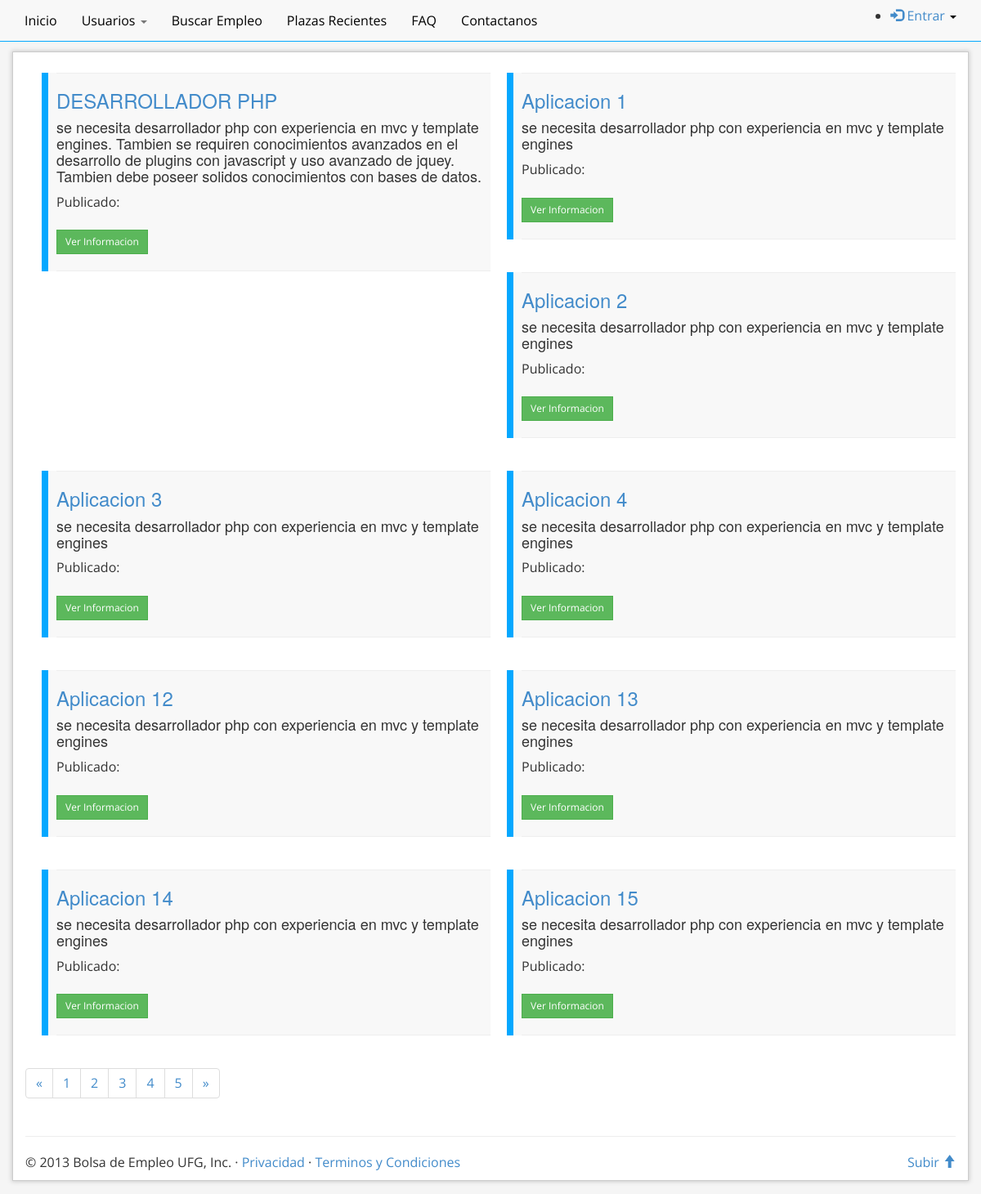
Page /Plazas.php on the committed database.
### tables this page shows
CREATE TABLE `ofertas` (
  `cod_oferta` int(20) NOT NULL AUTO_INCREMENT,
  `cod_em` int(20) DEFAULT NULL,
  `titulo_of` varchar(120) DEFAULT NULL,
  `descripcion_of` varchar(250) DEFAULT NULL,
  `area_of` int(11) DEFAULT NULL,
  `cargo_of` varchar(20) DEFAULT NULL,
  `vacantes_of` int(11) DEFAULT NULL,
  `contratacion_of` varchar(20) DEFAULT NULL,
  `anoexp_ofetas` int(11) DEFAULT NULL,
  `edad` int(10) DEFAULT NULL,
  `genero_of` varchar(20) DEFAULT NULL,
  `vehiculo_ofetas` varchar(20) DEFAULT NULL,
  `salariomax_of` decimal(30,0) DEFAULT NULL,
  `salariomin_of` decimal(30,0) DEFAULT NULL,
  `departamento_of` varchar(20) DEFAULT NULL,
  `experiencia` varchar(20) DEFAULT NULL,
  `tituloen_of` varchar(20) DEFAULT NULL,
  `nivel_of` varchar(20) DEFAULT NULL,
  `disponible_of` int(1) DEFAULT '0',
  `aprovacion_of` int(1) DEFAULT '0',
  `fecha_of` datetime DEFAULT NULL,
  `fechaFin_of` datetime DEFAULT NULL,
  PRIMARY KEY (`cod_oferta`) USING BTREE,
  UNIQUE KEY `cod_oferta_UNIQUE` (`cod_oferta`)
);

### Plazas.php (the view, shortened to what this page needs)
<!DOCTYPE html>
<html lang="es">
    <head>
        <link rel="stylesheet" href="assets/css/bootstrap.css">
        <link rel="stylesheet" href="assets/css/normalize.css">
        <link rel="stylesheet" href="assets/css/jqueryUI.css">
        <link rel="stylesheet" href="assets/css/oferta.css">
        <link rel="stylesheet" href="validacionStyle.css">
    </head>
    <body>
        <div id="header" class="navbar navbar-default navbar-static-top">
            <?php include_once 'layout/header.php'; ?>
        </div>
        <div id="contenedor" class="container">
            <?php
            $result = mysql_query("SELECT * FROM `ofertas` where disponible_of=1 and aprovacion_of=1") or trigger_error(mysql_error());
            while ($row = mysql_fetch_array($result)) {
                foreach ($row AS $key => $value) {
                    $row[$key] = stripslashes($value);
                }
                ?>
                <div class="oferta">
                    <div class="sub">
                        <hr class="featurette-divider">
                        <h3><a href="#"><?php echo nl2br($row['titulo_of']) ?></a></h3>
                        <h4><?php echo nl2br($row['descripcion_of']) ?></h4>
                        <h4><?php $fecha_ago = ($row['fecha_of']) ?></h4>
                        <?php echo "Publicado: <span id='timeagos' data-livestamp='$fecha_ago'></span><br>" ?>
                        <br>
                        <a href="detallesOferta.php?id=<?php echo $row['cod_oferta'] ?>" class="btn btn-success btn-sm">Ver Informacion</a>
                        <hr class="featurette-divider">
                    </div>
                </div>
                <?php
            }
            ?>
            <ul class="pagination">
                <li><a href="#">«</a></li>
                <li><a href="#">1</a></li>
                <li><a href="#">2</a></li>
                <li><a href="#">3</a></li>
                <li><a href="#">4</a></li>
                <li><a href="#">5</a></li>
                <li><a href="#">»</a></li>
            </ul>
            <hr class="featurette-divider">
            <footer>
                <p class="pull-right"><a href="#">Subir <span class="glyphicon glyphicon-arrow-up"></span></a></p>
                <p>&copy; 2013 Bolsa de Empleo UFG, Inc. &middot; <a href="#">Privacidad</a> &middot; <a href="#">Terminos y Condiciones</a></p>
            </footer>
        </div>
    </body>
</html>

### assets/css/oferta.css (style rules this page uses)
.oferta { float: left; overflow: hidden; width: 50%; }
.sub { background-color: #f8f8f8; border-left: solid 8px #05a8ff; padding-left: 10px; margin-left: 20px; }

### validacionStyle.css (style rules this page uses)
body { background-color:#f5f5f5; }
.container { margin-top: 1%; }
#contenedor { display: center; }

### rows in the picture
ofertas: titulo_of "DESARROLLADOR PHP", descripcion_of "se necesita desarrollador php con experiencia en mvc y template engines. Tambien se requiren conocimientos avanzados en el desarrollo de plugins con javascript y uso avanzado de jquey. Tambien debe poseer solidos conocimientos con bases de datos."
ofertas: titulo_of "Aplicacion 1", descripcion_of "se necesita desarrollador php con experiencia en mvc y template engines"
ofertas: titulo_of "Aplicacion 2", descripcion_of "se necesita desarrollador php con experiencia en mvc y template engines"
ofertas: titulo_of "Aplicacion 3", descripcion_of "se necesita desarrollador php con experiencia en mvc y template engines"
ofertas: titulo_of "Aplicacion 4", descripcion_of "se necesita desarrollador php con experiencia en mvc y template engines"
ofertas: titulo_of "Aplicacion 12", descripcion_of "se necesita desarrollador php con experiencia en mvc y template engines"
ofertas: titulo_of "Aplicacion 13", descripcion_of "se necesita desarrollador php con experiencia en mvc y template engines"
ofertas: titulo_of "Aplicacion 14", descripcion_of "se necesita desarrollador php con experiencia en mvc y template engines"
ofertas: titulo_of "Aplicacion 15", descripcion_of "se necesita desarrollador php con experiencia en mvc y template engines"
